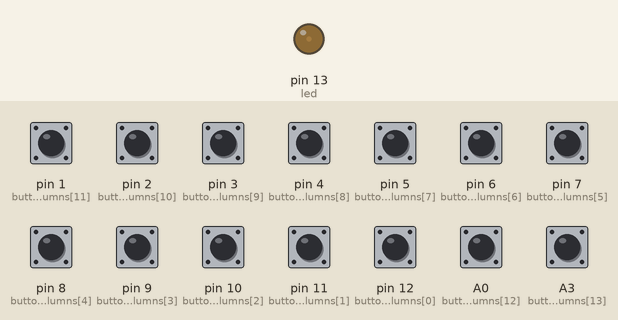
This sketch was run on a simulated Teensy 4. Parts: output pins drawn as LEDs (lit = HIGH). Inputs (shaded band) come from the test bench; at power-on: A0 (buttonColumns[12]), A3 (buttonColumns[13]), pin 1 (buttonColumns[11]), pin 2 (buttonColumns[10]), pin 3 (buttonColumns[9]), pin 4 (buttonColumns[8]), pin 5 (buttonColumns[7]), pin 6 (buttonColumns[6]), pin 7 (buttonColumns[5]), pin 8 (buttonColumns[4]), pin 9 (buttonColumns[3]), pin 10 (buttonColumns[2]), pin 11 (buttonColumns[1]), pin 12 (buttonColumns[0]) HIGH. Pins used as bus, display or sensor lines are not drawn.

Above: at 1.2 s.
1.3 s: pin 1 (buttonColumns[11]) pulled LOW for 0.15 s
At 1.37 s:
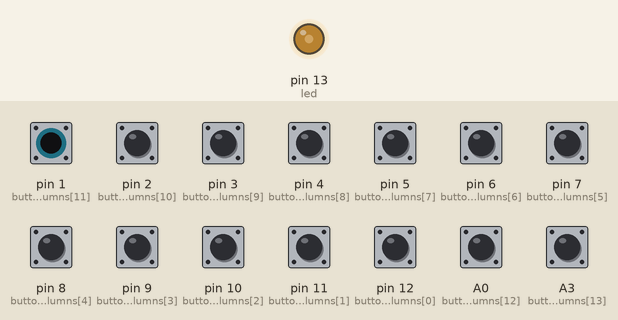
Timing chart, 0 to 4.3 s (numbered marks = the images above; inputs shaded):
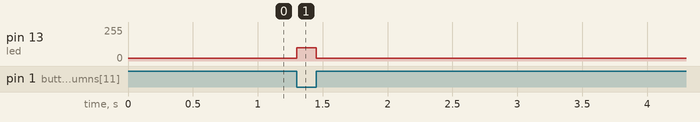

The sketch:

tdkf.ino
```cpp
// LED pin (13 for Teensy 4.0 onboard LED)
const byte led = 13;
// base "off" brightness level of LED
const byte ledBase = 20;
// "on" brightness level of LED
const byte ledOn = 100;
// delay after pin level change in microsecconds
const int pinDelay = 10;

// keyboard row list
const byte buttonColumns[] = { 12, 11, 10, 9, 8, 7, 6, 5, 4, 3, 2, 1, 14, 17 };
// keyboard column list
const byte buttonRows[] = { 21, 22, 23, 16, 19 };
// number of columns
const byte buttonColumnsCount = sizeof(buttonColumns) / sizeof(byte);
// number of rows
const byte buttonRowsCount = sizeof(buttonRows) / sizeof(byte);

// the setup routine runs once when you press reset:
void setup() {
  // initialize the LED pin as an output.
  pinMode(led, OUTPUT);
  // start on base level to indicate working order
  analogWrite(led, ledBase);

  // initialize all column pins to INPUT_PULLUP
  for(int i = 0; i < buttonColumnsCount; i++) {
    pinMode(buttonColumns[i], INPUT_PULLUP);
  }
  // initialize all row pins to OUTPUT with state LOW
  for(int i = 0; i < buttonRowsCount; i++) {
    pinMode(buttonRows[i], OUTPUT);
    digitalWrite(buttonRows[i], LOW);
  }
}

// declare array for registering key statuses
boolean keys[buttonColumnsCount][buttonRowsCount][2];
// keyboard map. Be carefull with correct number of rows and columns.
// transposed for better readability
int keymap[buttonRowsCount][buttonColumnsCount] = {
  { KEY_Q, KEY_W, KEY_E, KEY_R, KEY_T, KEY_Y, KEY_U, KEY_I, KEY_O, KEY_P, KEY_LEFT_BRACE, KEY_RIGHT_BRACE, 0, 0},
  { KEY_A, KEY_S, KEY_D, KEY_F, KEY_G, KEY_H, KEY_J, KEY_K, KEY_L, KEY_SEMICOLON, KEY_QUOTE, KEY_BACKSLASH, 0, 0},
  { MODIFIERKEY_SHIFT, KEY_Z, KEY_X, KEY_C, KEY_V, KEY_B, KEY_N, KEY_M, KEY_COMMA, KEY_PERIOD, KEY_SLASH, KEY_SPACE, 0, 0},
  { MODIFIERKEY_CTRL, MODIFIERKEY_CTRL, MODIFIERKEY_CTRL, MODIFIERKEY_CTRL, MODIFIERKEY_CTRL, MODIFIERKEY_CTRL, MODIFIERKEY_CTRL, MODIFIERKEY_CTRL, MODIFIERKEY_CTRL, MODIFIERKEY_CTRL, MODIFIERKEY_CTRL, MODIFIERKEY_CTRL, MODIFIERKEY_CTRL, MODIFIERKEY_CTRL },
  { KEY_ENTER, KEY_ENTER, KEY_ENTER, KEY_ENTER, KEY_ENTER, KEY_ENTER, KEY_ENTER, KEY_ENTER, KEY_ENTER, KEY_ENTER, KEY_ENTER, KEY_ENTER, KEY_ENTER, KEY_ENTER }
};

// variable to register if any key is pressed
boolean anyKeyPressed;

// the loop routine runs over and over again forever:
void loop() {

  // archive previous state of pressed keys
  for( int i=0; i < buttonColumnsCount; i++) {
    for (int j = 0; j < buttonRowsCount; j++) {
      keys[i][j][1] = keys[i][j][0];
    }
  }

  // reset key presses
  for( int i=0; i < buttonColumnsCount; i++) {
    for (int j = 0; j < buttonRowsCount; j++) {
      keys[i][j][0] = false;
    }
  }
  anyKeyPressed = false;

  // read pressed keys
  for( int i=0; i < buttonColumnsCount; i++) {
    // if at least one key in column is pressed
    if(digitalRead(buttonColumns[i]) == LOW) {
      // set all rows to HIGH
      for (int j = 0; j < buttonRowsCount; j++) digitalWrite(buttonRows[j], HIGH);
      delayMicroseconds(pinDelay);
      // scan row by row with LOW to get all pressed keys in a column
      for (int j = 0; j < buttonRowsCount; j++) {
        digitalWrite(buttonRows[j], LOW);
        delayMicroseconds(pinDelay);
        keys[i][j][0] = digitalRead(buttonColumns[i]) == LOW ? true : false;

        // register if any key is pressed at all
        if( ! anyKeyPressed and keys[i][j][0]) anyKeyPressed = true;

        digitalWrite(buttonRows[j], HIGH);
        delayMicroseconds(pinDelay);
      }
      // reset rows to LOW after scan
      for (int j = 0; j < buttonRowsCount; j++) digitalWrite(buttonRows[j], LOW);
      delayMicroseconds(pinDelay);
    } else {
      // if no key is pressed in a row, reset whole row
      for (int j = 0; j < buttonRowsCount; j++) keys[i][j][0] = false;
    }
  }

  // send key events to PC
  for( int i=0; i < buttonColumnsCount; i++) {
    for (int j = 0; j < buttonRowsCount; j++) {
      // if key was just pressed
      if( keys[i][j][0] and ! keys[i][j][1] ) {
        Keyboard.press(keymap[j][i]);
        // set LED to "on" level if key is pressed
        analogWrite(led, ledOn);
      }
      // if key was just released
      if( ! keys[i][j][0] and keys[i][j][1] ) {
        Keyboard.release(keymap[j][i]);
      }
    }
  }
  // set LED to "off" level if no key is pressed
  if( ! anyKeyPressed ) analogWrite(led, ledBase);
}
```

Measured:
- after the input at 1.3 s, pin 13 (led): 20/255 → 100/255 at once, → 20/255 0.15 s later
